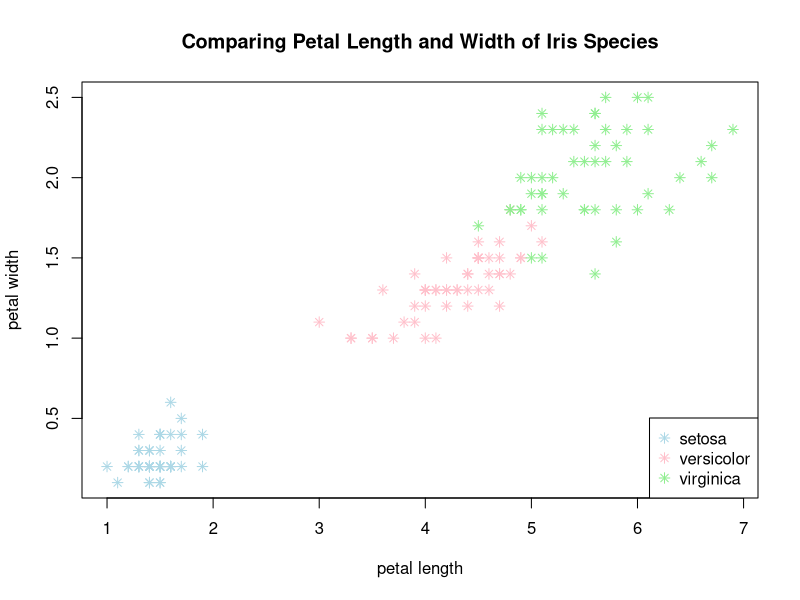
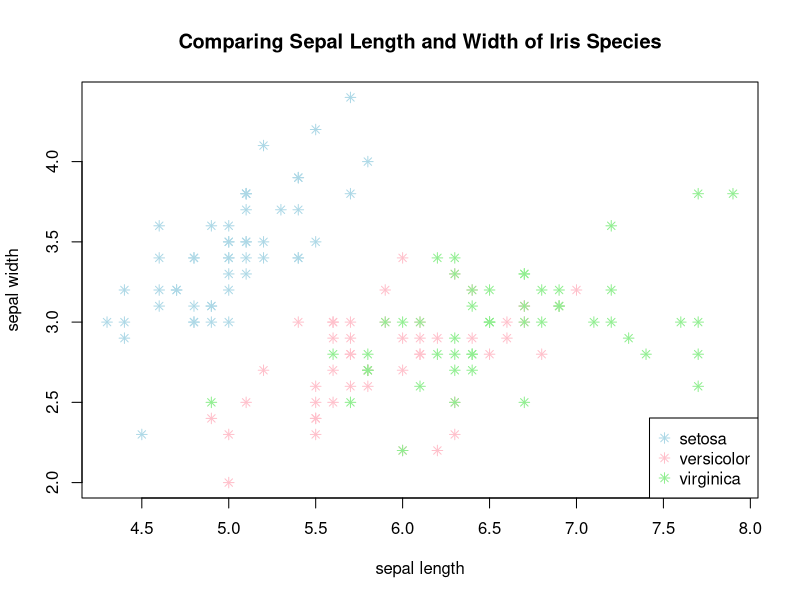
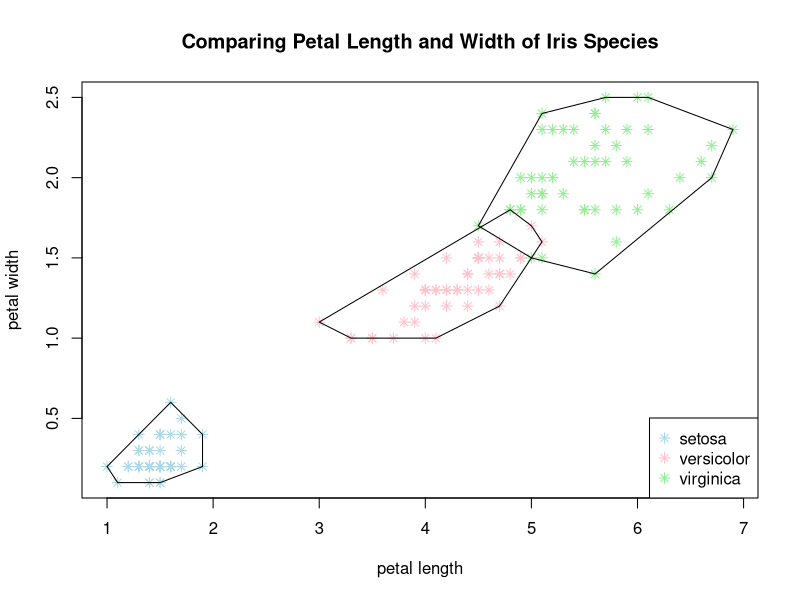
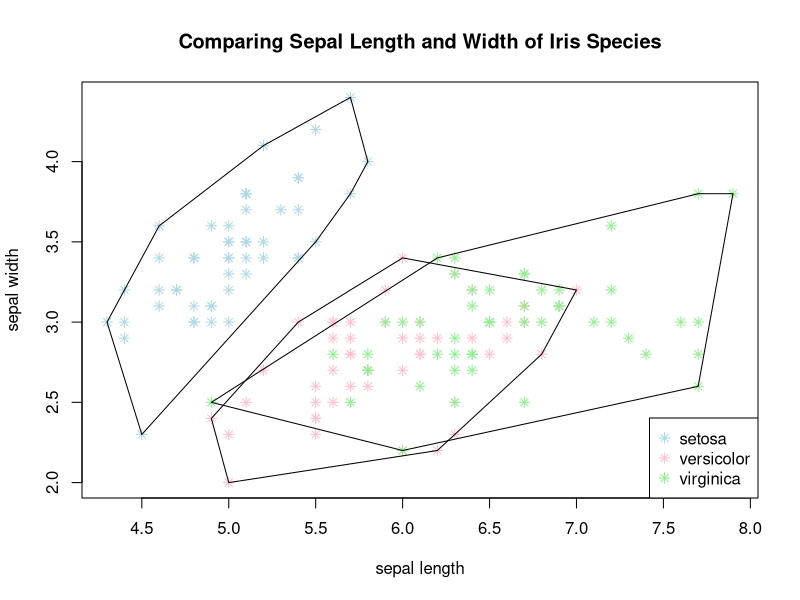

The R script that drew these images, in order:
## ---- chunk 1
iris			# A built-in data frame
## ---- chunk 2
dim(iris)	# dimensions
## ---- chunk 3
names(iris)
## ---- chunk 4
## Accessing vectors within iris, saving as separate objects
species <- iris$Species
petalL <- iris$Petal.Length
petalW <- iris$Petal.Width
sepalL <- iris$Sepal.Length
sepalW <- iris$Sepal.Width
## ---- chunk 5
# Scatter plots
color = rep("light green", 150)
color[species == "setosa"] <- "light blue"
color[species == "versicolor"] <- "pink"

plot(petalL, petalW, col=color, pch=8, main = "Comparing Petal Length and Width of Iris Species", xlab="petal length", ylab="petal width")
legend('bottomright', legend = levels(iris$Species), col = c("light blue", "pink", "light green"), pch=8)

plot(sepalL, sepalW, col=color, pch=8, main = "Comparing Sepal Length and Width of Iris Species", xlab="sepal length", ylab="sepal width")
legend('bottomright', legend = levels(iris$Species), col = c("light blue", "pink", "light green"), pch=8)
## ---- chunk 6
color = rep("light green", 150)
color[species == "setosa"] <- "light blue"
color[species == "versicolor"] <- "pink"

plot(petalL, petalW, col=color, pch=8, main = "Comparing Petal Length and Width of Iris Species", xlab="petal length", ylab="petal width")
legend('bottomright', legend = levels(iris$Species), col = c("light blue", "pink", "light green"), pch=8)

# Petal polygons
ii.set <- chull(petalL[1:50], petalW[1:50])
polygon(petalL[ii.set], petalW[ii.set])

ii.ver <- chull(petalL[species == "versicolor"], petalW[species == "versicolor"])
polygon(petalL[species == "versicolor"][ii.ver], petalW[species == "versicolor"][ii.ver])

ii.vir <- chull(petalL[species == "virginica"], petalW[species == "virginica"])
polygon(petalL[species == "virginica"][ii.vir], petalW[species == "virginica"][ii.vir])

# Sepal polygons
plot(sepalL, sepalW, col=color, pch=8, main = "Comparing Sepal Length and Width of Iris Species", xlab="sepal length", ylab="sepal width")
legend('bottomright', legend = levels(iris$Species), col = c("light blue", "pink", "light green"), pch=8)

vv.set <- chull(sepalL[1:50], sepalW[1:50])
polygon(sepalL[vv.set], sepalW[vv.set])

vv.ver <- chull(sepalL[species == "versicolor"], sepalW[species == "versicolor"])
polygon(sepalL[species == "versicolor"][vv.ver], sepalW[species == "versicolor"][vv.ver])

vv.vir <- chull(sepalL[species == "virginica"], sepalW[species == "virginica"])
polygon(sepalL[species == "virginica"][vv.vir], sepalW[species == "virginica"][vv.vir])
